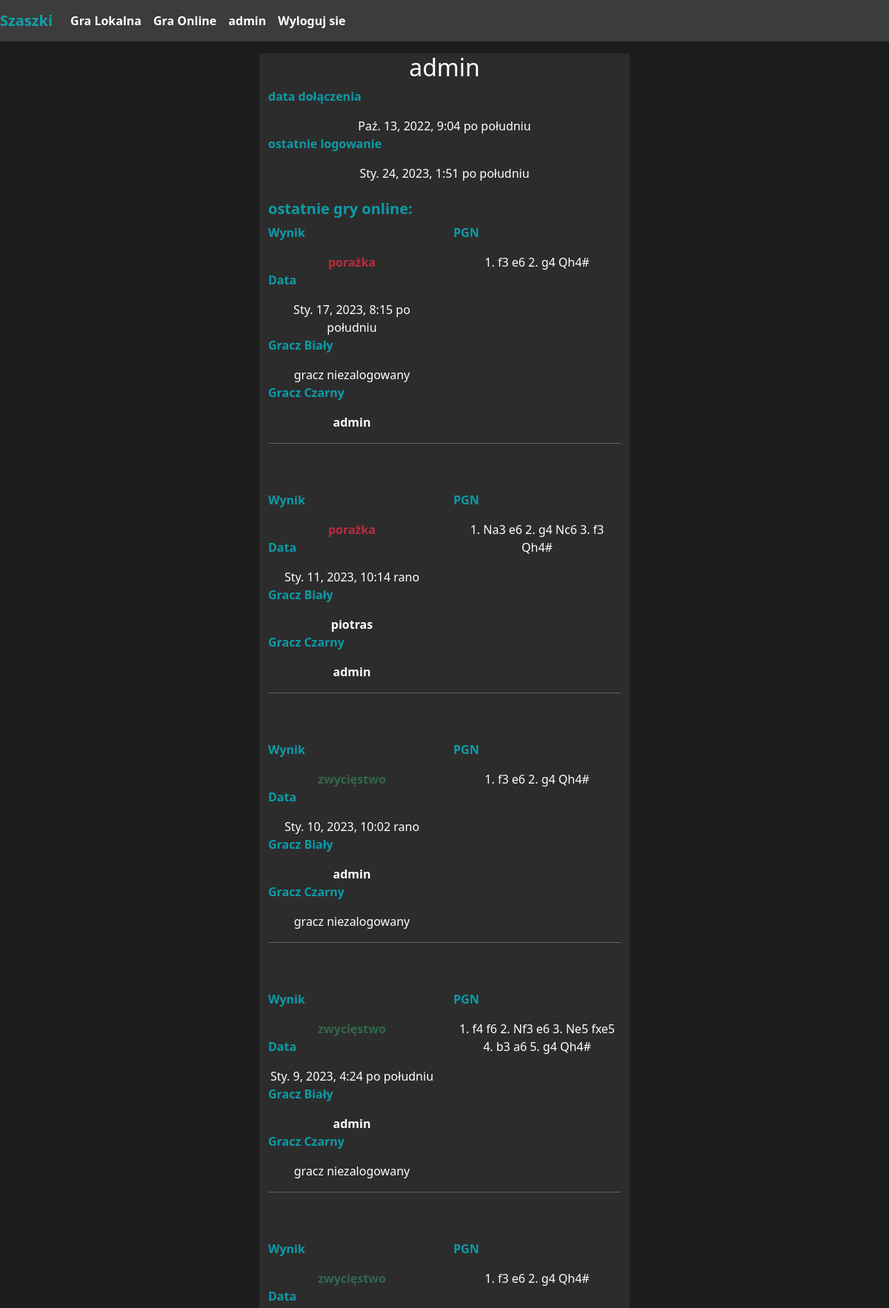
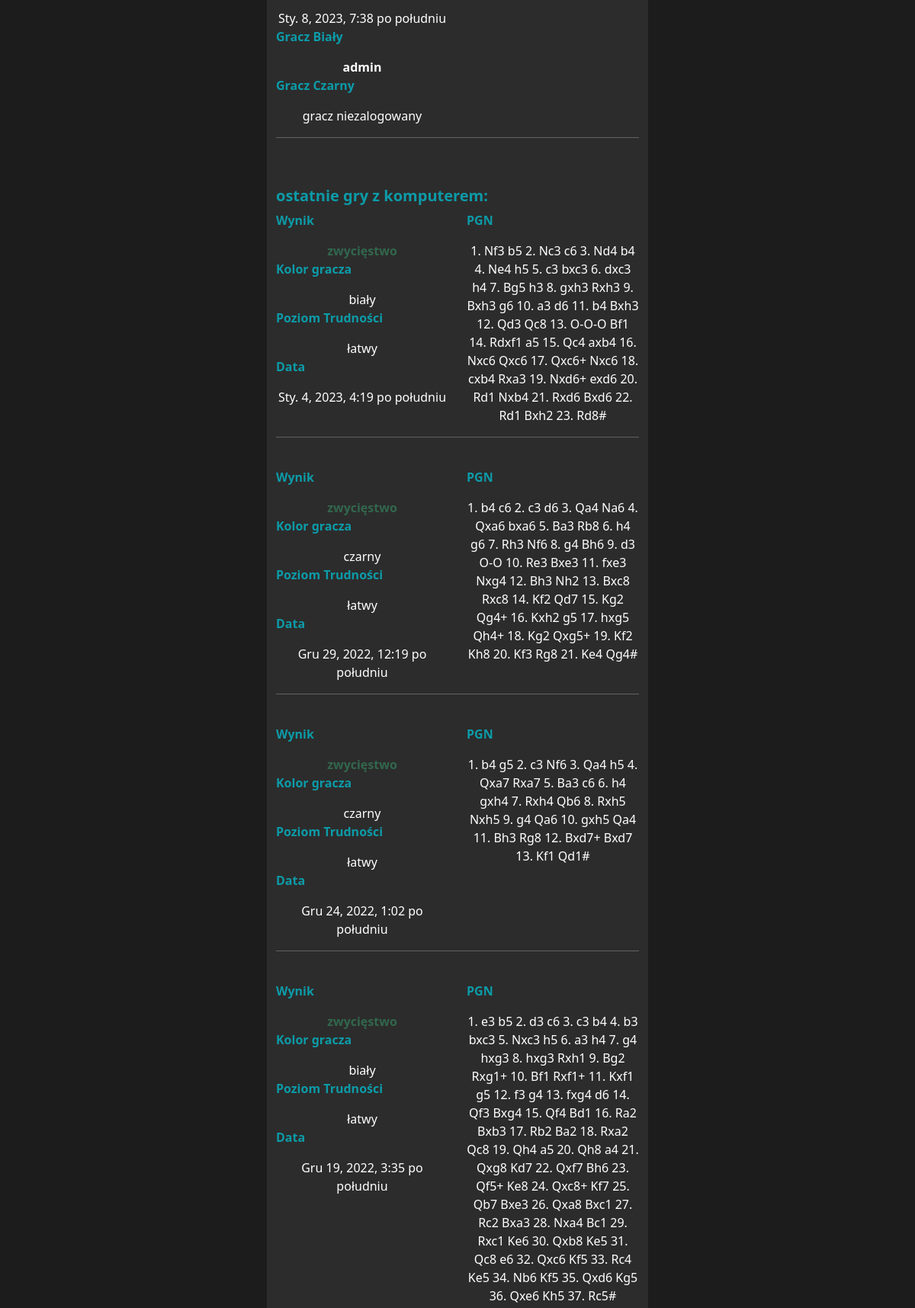
/users/admin/ (signed in, upper part), run on the app's committed database (2 pictures, top to bottom).
### chess/models.py (models this page shows, shortened)
class OnlineGame(models.Model):
    pgn = models.TextField()
    result = models.TextField()
    player1 = models.ForeignKey(
        User, on_delete=CASCADE, blank=True, null=True, related_name="playerwhite")
    player2 = models.ForeignKey(
        User, on_delete=CASCADE, blank=True, null=True, related_name="playerblack")
    date = models.DateTimeField(auto_now=True)
    invite = models.ForeignKey(
        Invite, on_delete=models.CASCADE, null=True, blank=True)

class AiGame(models.Model):
    pgn = models.TextField()
    result = models.TextField()
    player = models.ForeignKey(
        User, on_delete=CASCADE, blank=True, null=True)
    difficulty = models.CharField(max_length=32)
    playercolor = models.TextField()
    date = models.DateTimeField(auto_now=True)

### chess/views.py (the view)
# urls.py: path('users/<str:username>/', views.profile, name='profile'),
def profile(request, username):
    x = get_user_model()
    user = x.objects.get(username=username)
    aigames = AiGame.objects.filter(player=user).order_by('-pk')[:5]
    og1 = OnlineGame.objects.filter(player1=user)
    og2 = OnlineGame.objects.filter(player2=user)
    onlinegames = og1 | og2
    onlinegames = onlinegames.order_by('-pk')[:5]
    context = {'usr': user, 'aigames': aigames, 'onlinegames': onlinegames}
    return render(request, 'profile.html', context)

### chess/templates/profile.html (shortened to what this page needs)
{% extends 'base.html' %}
{% block content %}
{% load crispy_forms_tags %}
<div class="container-fluid" id="pageform">
  <div class="row justify-content-center">
    <div id="usrprof" class="col-sm-11 col-md-10 col-lg-5">
      <h2> {{ usr.username }}</h2>
      <p> data dołączenia </p>
      {{ usr.date_joined }}
      <p> ostatnie logowanie </p>
      {{ usr.last_login }}
      <br><br>
      <p class="h5">ostatnie gry online:</p>
      {% for onlinegame in onlinegames %}
      <div class="row">
        <div class="col-sm-12 col-md-6">
          <p>Wynik</p>
          {% if user == onlinegame.player1 %}
          {% if onlinegame.result == '1' %}
          <span class="win">zwycięstwo</span>
          {% elif onlinegame.result == '2' %}
          <span class="lose">porażka</span>
          {% else%}
          <span>remis</span>
          {% endif %}
          {% elif user == onlinegame.player2 %}
          {% if onlinegame.result == '1' %}
          <span class="lose">porażka</span>
          {% elif onlinegame.result == '2' %}
          <span class="win">zwycięstwo</span>
          {% else%}
          <span>remis</span>
          {% endif %}
          {% endif %}
          <p>Data</p>
          <span>{{ onlinegame.date }}</span>
          <p>Gracz Biały</p>
          {% if onlinegame.player1 %}
          <span><a href="/users/{{ onlinegame.player1 }}">{{ onlinegame.player1 }}</a></span>
          {% else %}
          <span>gracz niezalogowany</span>
          {%endif%}
          <p>Gracz Czarny</p>
          {% if onlinegame.player2 %}
          <span><a href="/users/{{ onlinegame.player2 }}">{{ onlinegame.player2 }}</a></span>
          {% else %}
          <span>gracz niezalogowany</span>
          {%endif%}
        </div>
        <div class="col-sm-12 col-md-6">
          <p>PGN</p>
          <span>{{ onlinegame.pgn }}</span>
        </div>
      </div>
      <hr>
      <br>
      <br>
      {% endfor%}
      <p class="h5">ostatnie gry z komputerem: </p>
      {% for aigame in aigames %}
      <div class="row">
        <div class="col-sm-12 col-md-6">
          <p>Wynik</p>
          {% if aigame.result == 'porażka'%}
          <span class="lose">{{ aigame.result }}</span>
          {% elif aigame.result == 'zwycięstwo'%}
          <span class="win">{{ aigame.result }}</span>
          {% else %}
          <span>{{ aigame.result }}</span>
          {% endif %}
          <p>Kolor gracza</p>
          <span>{{ aigame.playercolor }}</span>
          <p>Poziom Trudności</p>
          <span>{{ aigame.difficulty }}</span>
          <p>Data</p>
          <span>{{ aigame.date }}</span>
        </div>
        <div class="col-sm-12 col-md-6">
          <p>PGN</p>
          <span>{{ aigame.pgn }}</span>
        </div>
      </div>
      <hr>
      <br>
      {% endfor %}
    </div>
  </div>
</div>
{% endblock %}

### chess/templates/base.html (shortened to what this page needs)
{% load static %}
<!DOCTYPE html>
<html lang="en">
<head>
  <link href="https://cdn.jsdelivr.net/npm/bootstrap@5.2.2/dist/css/bootstrap.min.css" rel="stylesheet"
 />
  <link rel="stylesheet" href="{% static 'css/chessboard-1.0.0.min.css' %}" />
  <link rel="stylesheet" href="{% static 'css/style.css' %}" />
</head>
<body>
  <nav class="navbar navbar-expand-lg navbar-dark sticky-top">
    <a href="/" class="navbar-brand" id="logo">Szaszki</a>
    <div class="collapse navbar-collapse" id="navbarSupportedContent">
      <ul class="navbar-nav mr-auto">
        <li class="nav-item">
          <a class="nav-link" href="/game/selectmode/"><span class="sr-only">Gra Lokalna</span></a>
        </li>
        <li class="nav-item">
          <a class="nav-link" href="/lobby/"><span class="sr-only">Gra Online</span></a>
        </li>
        {% if user.is_authenticated %}
        <li class="nav-item">
          <a class="nav-link" href="/users/{{user.username}}/">
            <span>{{user.username}}</span></a>
        </li>
        <li class="nav-item">
          <a class="nav-link" href="/logout"><span id="logoutlink">Wyloguj sie</span></a>
        </li>
        {% endif %}
      </ul>
    </div>
  </nav>
  {% block content %} {% endblock %}
</body>
</html>

### chess/static/css/style.css (style rules this page uses)
body { background-color: #1c1c1c; color: white; overflow-wrap: break-word; -ms-scroll-chaining: none; overscroll-behavior: contain; min-height: 100vh; display: flex; flex-direction: column; }
nav { background-color: #3c3c3c; color: white; font-weight: bold; }
#logo { color: rgba(0, 201, 219, 0.715); }
.nav-link span { color: white; }
#usrprof { min-height: 800px; background-color: #2c2c2c; text-align: center; margin-top: 1rem; overflow: hidden; }
#usrprof p { color: rgba(0, 201, 219, 0.715); font-weight: bold; text-align: left; }
#usrprof a { color: white; text-decoration: none; font-weight: bold; }
#pageform { margin-bottom: 1rem; }
.win { color: #32674d; font-weight: bold; }
.lose { color: #bc2b3d; font-weight: bold; }

### data on the page
OnlineGame: result "porażka", date "Sty. 17, 2023, 8:15 po południu", shows "gracz niezalogowany", player2 "admin", pgn "1. f3 e6 2. g4 Qh4#"
OnlineGame: result "porażka", date "Sty. 11, 2023, 10:14 rano", player1 "piotras", player2 "admin", pgn "1. Na3 e6 2. g4 Nc6 3. f3 Qh4#"
OnlineGame: result "zwycięstwo", date "Sty. 10, 2023, 10:02 rano", player1 "admin", shows "gracz niezalogowany", pgn "1. f3 e6 2. g4 Qh4#"
OnlineGame: result "zwycięstwo", date "Sty. 9, 2023, 4:24 po południu", player1 "admin", shows "gracz niezalogowany", pgn "1. f4 f6 2. Nf3 e6 3. Ne5 fxe5 4. b3 a6 5. g4 Qh4#"
OnlineGame: result "zwycięstwo", date "Sty. 8, 2023, 7:38 po południu", player1 "admin", shows "gracz niezalogowany", pgn "1. f3 e6 2. g4 Qh4#"
AiGame: result "zwycięstwo", playercolor "biały", difficulty "łatwy", date "Sty. 4, 2023, 4:19 po południu", pgn "1. Nf3 b5 2. Nc3 c6 3. Nd4 b4 4. Ne4 h5 5. c3 bxc3 6. dxc3 h4 7. Bg5 h3 8. gxh3 Rxh3 9. Bxh3 g6 10. a3 d6 11. b4 Bxh3 12. Qd3 Qc8 13. O-O-O Bf1 14. Rdxf1 a5 15. Qc4 axb4 16. Nxc6 Qxc6 17. Qxc6+ Nxc6 18. cxb4 Rxa3 19. Nxd6+ exd6 20. Rd1 Nxb4 21. Rxd6 Bxd6 22. Rd1 Bxh2 23. Rd8#"
AiGame: result "zwycięstwo", playercolor "czarny", difficulty "łatwy", date "Gru 29, 2022, 12:19 po południu", pgn "1. b4 c6 2. c3 d6 3. Qa4 Na6 4. Qxa6 bxa6 5. Ba3 Rb8 6. h4 g6 7. Rh3 Nf6 8. g4 Bh6 9. d3 O-O 10. Re3 Bxe3 11. fxe3 Nxg4 12. Bh3 Nh2 13. Bxc8 Rxc8 14. Kf2 Qd7 15. Kg2 Qg4+ 16. Kxh2 g5 17. hxg5 Qh4+ 18. Kg2 Qxg5+ 19. Kf2 Kh8 20. Kf3 Rg8 21. Ke4 Qg4#"
AiGame: result "zwycięstwo", playercolor "czarny", difficulty "łatwy", date "Gru 24, 2022, 1:02 po południu", pgn "1. b4 g5 2. c3 Nf6 3. Qa4 h5 4. Qxa7 Rxa7 5. Ba3 c6 6. h4 gxh4 7. Rxh4 Qb6 8. Rxh5 Nxh5 9. g4 Qa6 10. gxh5 Qa4 11. Bh3 Rg8 12. Bxd7+ Bxd7 13. Kf1 Qd1#"
AiGame: result "zwycięstwo", playercolor "biały", difficulty "łatwy", date "Gru 19, 2022, 3:35 po południu", pgn "1. e3 b5 2. d3 c6 3. c3 b4 4. b3 bxc3 5. Nxc3 h5 6. a3 h4 7. g4 hxg3 8. hxg3 Rxh1 9. Bg2 Rxg1+ 10. Bf1 Rxf1+ 11. Kxf1 g5 12. f3 g4 13. fxg4 d6 14. Qf3 Bxg4 15. Qf4 Bd1 16. Ra2 Bxb3 17. Rb2 Ba2 18. Rxa2 Qc8 19. Qh4 a5 20. Qh8 a4 21. Qxg8 Kd7 22. Qxf7 Bh6 23. Qf5+ Ke8 24. Qxc8+ Kf7 25. Qb7 Bxe3 26. Qxa8 Bxc1 27. Rc2 Bxa3 28. Nxa4 Bc1 29. Rxc1 Ke6 30. Qxb8 Ke5 31. Qc8 e6 32. Qxc6 Kf5 33. Rc4 Ke5 34. Nb6 Kf5 35. Qxd6 Kg5 36. Qxe6 Kh5 37. Rc5#"

### other printed values
{{ user.username }} "admin"
{{ usr.username }} "admin"
{{ usr.date_joined }} "Paź. 13, 2022, 9:04 po południu"
{{ usr.last_login }} "Sty. 24, 2023, 1:51 po południu"
